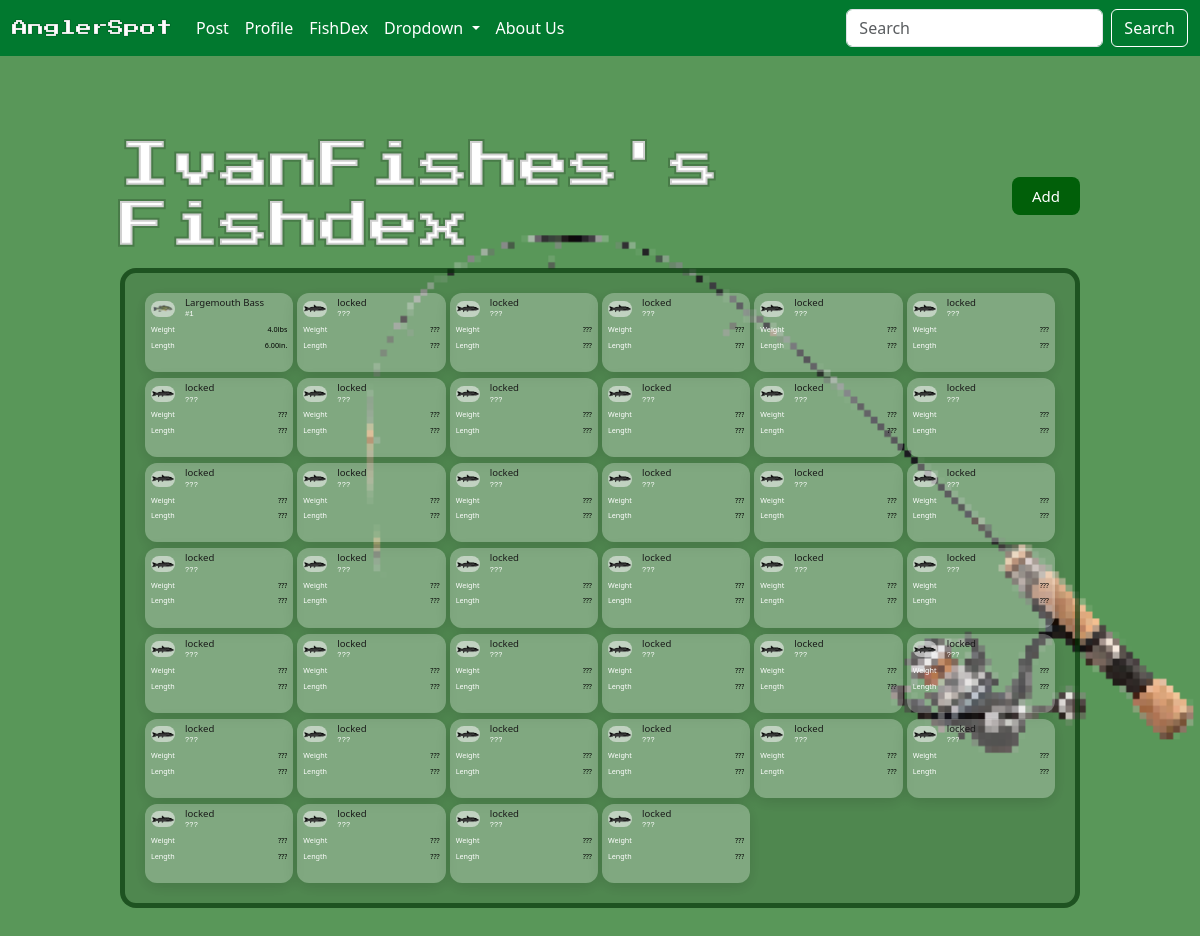
The page /fishdex/1/ (signed in) on the database as committed earlier.
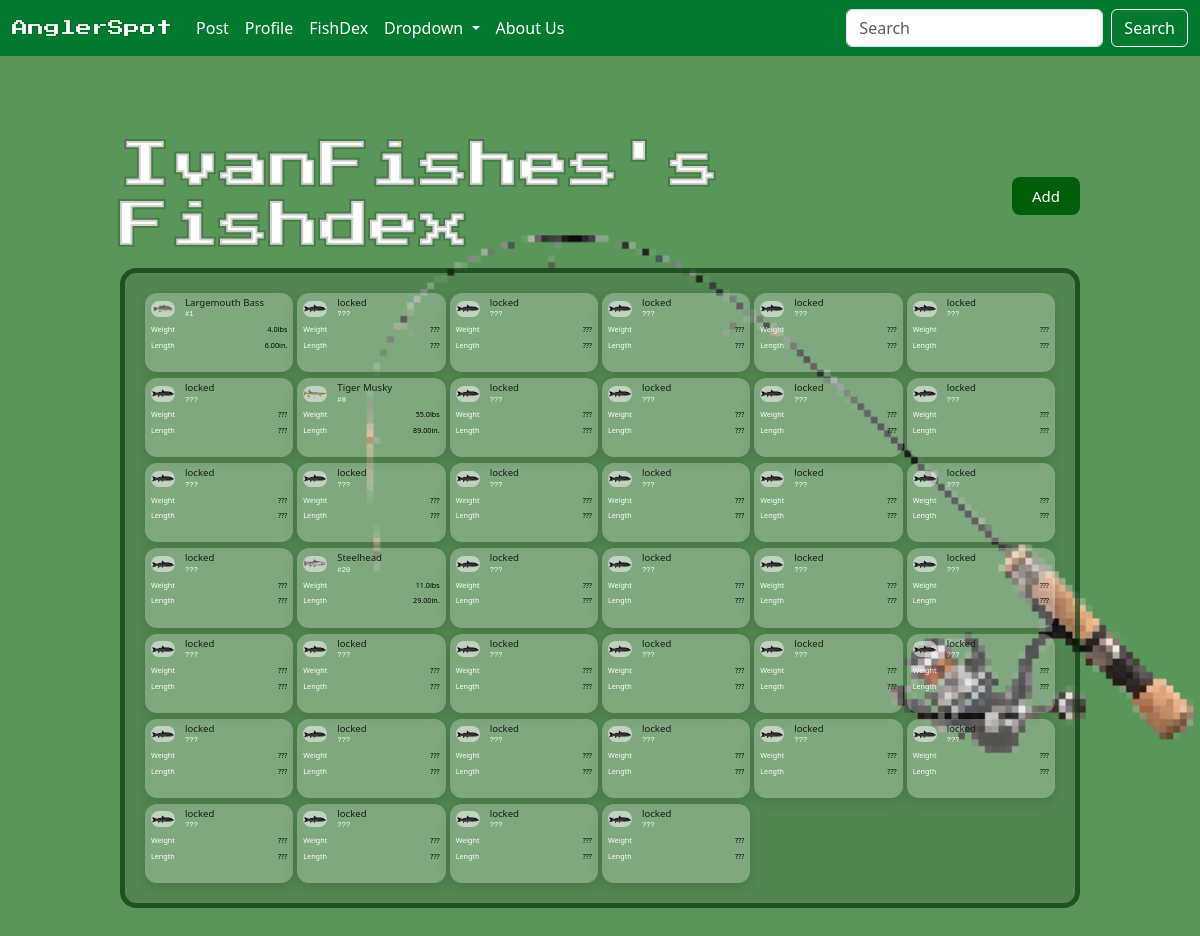
The same page on the database as committed later.
### angler/models/fish.py (models this page shows, shortened)
class FishEntry(models.Model):
    fish = models.ForeignKey(Fish, on_delete=models.CASCADE)
    fish_dex = models.ForeignKey(FishDex, on_delete=models.CASCADE)
    entry_weight = models.DecimalField(max_digits=5, decimal_places=1)
    entry_length = models.DecimalField(max_digits=5, decimal_places=2)
    fish_dex_image = models.ImageField(upload_to='fishdex_img/', blank=True)
    tackle = models.ForeignKey(RodAndReel, null=True, blank=True, on_delete=models.SET_NULL)
    lure = models.ForeignKey(Lure, null=True, blank=True, on_delete=models.SET_NULL)
    caught_at = models.DateTimeField(auto_now=True)
    latitude = models.DecimalField(max_digits=9, decimal_places=6, null=True, blank=True)
    longitude = models.DecimalField(max_digits=9, decimal_places=6, null=True, blank=True)
    class Meta:
        unique_together = ('fish', 'fish_dex')

class Fish(models.Model):
    name = models.CharField(max_length=100, unique=True)
    fish_group = models.CharField(max_length=100, blank=True) #i.e bass is the group and the fish name would be large mouth bass
    weight = models.DecimalField(max_digits=5, decimal_places=1) # i.e 1230.9
    length = models.DecimalField(max_digits=5, decimal_places=2) # standard unnit will be inches (form will accept feet and or inches then convert to inches) i.e 234.43
    shiny = models.BooleanField(default=False)
    fish_avatar = models.ImageField(upload_to=content_file_name) #will be stock image for type of fish

### angler/views/fish_dex.py (the view)
# urls.py: path('fishdex/<int:user_id>/', FishDexView.as_view(), name='fishdex'),
class FishDexView(LoginRequiredMixin, View):
    login_url = '/login/'
    def get (self, request, user_id):
        user = get_object_or_404(User, id=user_id)
        fish_entries = FishEntry.objects.filter(fish_dex=FishDex.objects.get(user_id=user_id))
        locked_fish = Fish.objects.exclude(id__in=fish_entries.values_list('fish_id'))
        all_fish = Fish.objects.all()
        print('total fish: ',all_fish.count())
        context = { 'user':user,
                    'fish_entries':fish_entries,
                    'locked_fish':locked_fish,
                    'all_fish':all_fish}
        return render(request, 'angler/fishdex/fish_dex.html', context)

### angler/models/user.py (called while the page is built)
    @property
    def get_profile_name(self):
        return Profile.objects.get(user=self).profile_name

### angler/templates/angler/fishdex/fish_dex.html
{% extends 'angler/base.html'%}
{% block content %}
<body class="app-page">
    <div class="title-row">
        <h2 class="section-title">{{user.get_profile_name}}'s Fishdex</h2>
        {% if request.user == user %}
        <a href="{% url 'fishdex_entry' %}" class="title-btn">Add</a>
        {% endif %}
    </div>
    <div class="practice-box2">
        <div class="obj-grid">
            {% for fish in all_fish %}
                {% for entry in fish_entries %}
                    {% if entry.fish.name == fish.name %}
                        <a href="{% url 'fishdex_detail' fishdex_id=entry.fish_dex.id fish_entry_id=entry.id %}" class="obj-card">
                            <div class="card-header">
                            <img class="obj-img" src="{{ entry.fish.fish_avatar.url }}" alt="{{ obj.name }}" />
                            <div class="card-header-text">
                                <span class="obj-name">{{ entry.fish.name }}</span>
                                <span class="obj-id">#{{ fish.id }}</span>
                            </div>
                            </div>
                            <div class="card-fields">
                            <div class="field-row">
                                <span class="field-label">Weight</span>
                                <span class="field-value">{{ entry.entry_weight }}lbs</span>
                            </div>
                            <div class="field-row">
                                <span class="field-label">Length</span>
                                <span class="field-value">{{ entry.entry_length }}in.</span>
                            </div>
                            </div>
                        </a>
                    {% endif %}
                {% endfor %}
                    {% if fish in locked_fish %}
                        <a aria-disabled="true" class="obj-card">
                            <div class="card-header">
                            <img class="obj-img" src="{{MEDIA_URL}}fish/locked-fish.png" alt="{{ obj.name }}" />
                            <div class="card-header-text">
                                <span class="obj-name">locked</span>
                                <span class="obj-id">???</span>
                            </div>
                            </div>
                            <div class="card-fields">
                            <div class="field-row">
                                <span class="field-label">Weight</span>
                                <span class="field-value">???</span>
                            </div>
                            <div class="field-row">
                                <span class="field-label">Length</span>
                                <span class="field-value">???</span>
                            </div>
                            </div>
                        </a>
                    {% endif %}
        {% endfor %}
        </div>
    </div>
</body>
{% endblock %}

Rows that differ between the two databases and show on the page:
added FishEntry: fish.fish_avatar (picture), fish.name "Tiger Musky", {{ fish.id }} "8", entry_weight "55.0", entry_length "89.00", shown under Fish (number 8 of 40 on the later page)
added FishEntry: fish.fish_avatar (picture), fish.name "Steelhead", {{ fish.id }} "20", entry_weight "11.0", entry_length "29.00", shown under Fish (number 20 of 40 on the later page)
